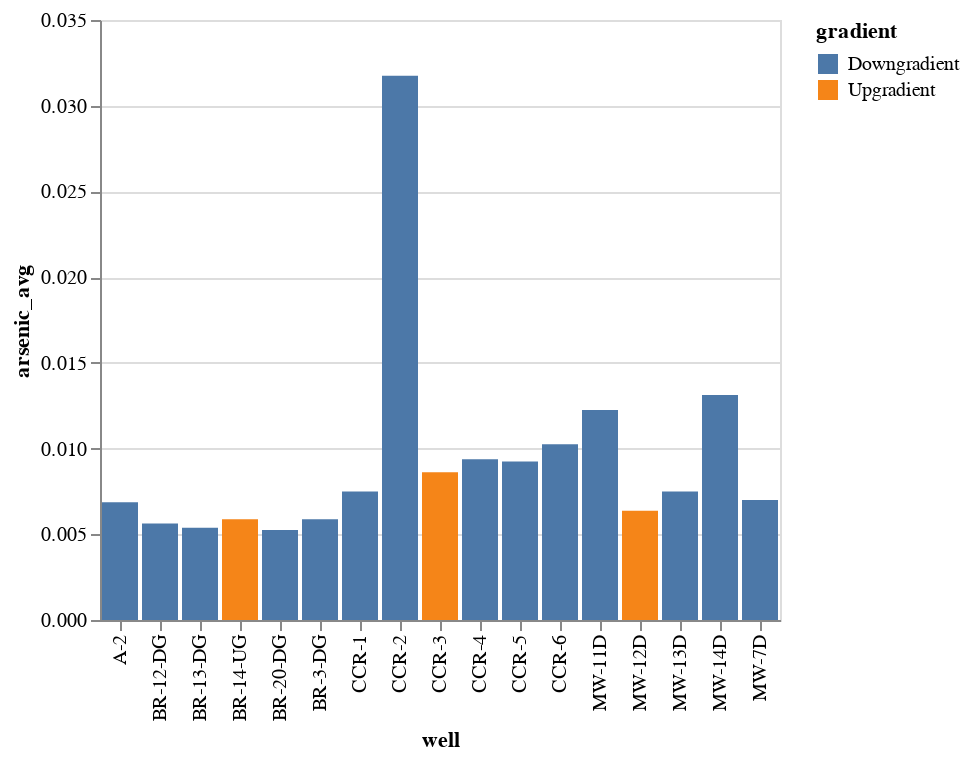

Notebook cell for this chart:
### Code cell
alt.Chart(df1).mark_bar().encode(x='well', y='arsenic_avg', color='gradient')

### Figure 1 — Vega-Lite specification as saved in the notebook (floating-point values rounded to 4 significant figures)
{"config": {"view": {"continuousWidth": 400, "continuousHeight": 300}}, "data": {"name": "data-0c73fe16c25468b6b357850402150286"}, "mark": "bar", "encoding": {"color": {"type": "nominal", "field": "gradient"}, "x": {"type": "nominal", "field": "well"}, "y": {"type": "quantitative", "field": "arsenic_avg"}}, "$schema": "https://vega.github.io/schema/vega-lite/v4.8.1.json", "datasets": {"data-0c73fe16c25468b6b357850402150286": [{"mercury_avg": 5.625e-07, "antimony_avg": 0.0457, "lead_avg": 0.005125, "arsenic_avg": 0.005875, "chromium_avg": 0.005, "thallium_avg": 0.007925, "barium_avg": 0.03875, "boron_avg": 0.09356, "radium_avg": 0.6913, "fluoride_avg": 0.2278, "chloride_avg": 57.78, "pH_avg": 7.119, "calcium_avg": 126.3, "sulfate_avg": 155.1, "TDS_avg": 606.1, "beryllium_avg": 0.00475, "cadmium_avg": 0.005, "selenium_avg": 0.005, "molybdenum_avg": 0.01, "cobalt_avg": 0.05, "lithium_avg": 0.05, "gradient": "Downgradient", "site": "Dunkirk Generating Station", "disposal": "Dunkirk Landfill", "well": "BR-3-DG"}, {"mercury_avg": 5.625e-07, "antimony_avg": 0.04584, "lead_avg": 0.005, "arsenic_avg": 0.005625, "chromium_avg": 0.01, "thallium_avg": 0.008175, "barium_avg": 0.0675, "boron_avg": 0.1368, "radium_avg": 0.58, "fluoride_avg": 0.2933, "chloride_avg": 320.6, "pH_avg": 6.979, "calcium_avg": 187.7, "sulfate_avg": 102.0, "TDS_avg": 1026.0, "beryllium_avg": 0.00475, "cadmium_avg": 0.005, "selenium_avg": 0.005, "molybdenum_avg": 0.01, "cobalt_avg": 0.05, "lithium_avg": 0.05, "gradient": "Downgradient", "site": "Dunkirk Generating Station", "disposal": "Dunkirk Landfill", "well": "BR-12-DG"}, {"mercury_avg": 5.625e-07, "antimony_avg": 0.04556, "lead_avg": 0.005, "arsenic_avg": 0.005375, "chromium_avg": 0.005, "thallium_avg": 0.007925, "barium_avg": 0.07375, "boron_avg": 0.1961, "radium_avg": 0.465, "fluoride_avg": 0.2011, "chloride_avg": 7.911, "pH_avg": 7.136, "calcium_avg": 105.0, "sulfate_avg": 102.9, "TDS_avg": 554.4, "beryllium_avg": 0.00475, "cadmium_avg": 0.005, "selenium_avg": 0.005, "molybdenum_avg": 0.01, "cobalt_avg": 0.05, "lithium_avg": 0.05, "gradient": "Downgradient", "site": "Dunkirk Generating Station", "disposal": "Dunkirk Landfill", "well": "BR-13-DG"}, {"mercury_avg": 5.625e-07, "antimony_avg": 0.04544, "lead_avg": 0.005, "arsenic_avg": 0.005875, "chromium_avg": 0.005, "thallium_avg": 0.007675, "barium_avg": 0.1663, "boron_avg": 0.1784, "radium_avg": 0.4875, "fluoride_avg": 0.2033, "chloride_avg": 3.667, "pH_avg": 7.083, "calcium_avg": 95.22, "sulfate_avg": 108.7, "TDS_avg": 477.2, "beryllium_avg": 0.00475, "cadmium_avg": 0.005, "selenium_avg": 0.005, "molybdenum_avg": 0.01, "cobalt_avg": 0.05, "lithium_avg": 0.05, "gradient": "Upgradient", "site": "Dunkirk Generating Station", "disposal": "Dunkirk Landfill", "well": "BR-14-UG"}, {"mercury_avg": 5.625e-07, "antimony_avg": 0.04537, "lead_avg": 0.005, "arsenic_avg": 0.00525, "chromium_avg": 0.005125, "thallium_avg": 0.007675, "barium_avg": 1.666, "boron_avg": 1.399, "radium_avg": 1.498, "fluoride_avg": 0.3222, "chloride_avg": 20.09, "pH_avg": 7.573, "calcium_avg": 23.11, "sulfate_avg": 13.56, "TDS_avg": 684.4, "beryllium_avg": 0.00475, "cadmium_avg": 0.005, "selenium_avg": 0.005, "molybdenum_avg": 0.01, "cobalt_avg": 0.05, "lithium_avg": 0.05, "gradient": "Downgradient", "site": "Dunkirk Generating Station", "disposal": "Dunkirk Landfill", "well": "BR-20-DG"}, {"mercury_avg": 6.25e-07, "antimony_avg": 0.04725, "lead_avg": 0.01625, "arsenic_avg": 0.007, "chromium_avg": 0.00625, "thallium_avg": 0.008838, "barium_avg": 0.015, "boron_avg": 1.402, "radium_avg": 0.5875, "fluoride_avg": 0.6211, "chloride_avg": 5.111, "pH_avg": 7.66, "calcium_avg": 571.2, "sulfate_avg": 1780.0, "TDS_avg": 2701.0, "beryllium_avg": 0.004375, "cadmium_avg": 0.005, "selenium_avg": 0.006875, "molybdenum_avg": 0.01375, "cobalt_avg": 0.05, "lithium_avg": 0.0625, "gradient": "Downgradient", "site": "Huntley Generating Station", "disposal": "Huntley Landfill", "well": "MW-7D"}, {"mercury_avg": 7.625e-07, "antimony_avg": 0.0401, "lead_avg": 0.01625, "arsenic_avg": 0.01225, "chromium_avg": 0.007625, "thallium_avg": 0.007925, "barium_avg": 0.03875, "boron_avg": 1.329, "radium_avg": 0.7433, "fluoride_avg": 0.4678, "chloride_avg": 11.56, "pH_avg": 7.487, "calcium_avg": 391.7, "sulfate_avg": 1363.0, "TDS_avg": 2144.0, "beryllium_avg": 0.00425, "cadmium_avg": 0.005, "selenium_avg": 0.00625, "molybdenum_avg": 0.01375, "cobalt_avg": 0.05, "lithium_avg": 0.0625, "gradient": "Downgradient", "site": "Huntley Generating Station", "disposal": "Huntley Landfill", "well": "MW-11D"}, {"mercury_avg": 1.225e-06, "antimony_avg": 0.04081, "lead_avg": 0.01638, "arsenic_avg": 0.006375, "chromium_avg": 0.00625, "thallium_avg": 0.0103, "barium_avg": 0.0625, "boron_avg": 0.6444, "radium_avg": 0.5, "fluoride_avg": 0.5289, "chloride_avg": 3.889, "pH_avg": 7.44, "calcium_avg": 105.8, "sulfate_avg": 161.9, "TDS_avg": 770.7, "beryllium_avg": 0.00425, "cadmium_avg": 0.005, "selenium_avg": 0.00625, "molybdenum_avg": 0.01512, "cobalt_avg": 0.05, "lithium_avg": 0.0625, "gradient": "Upgradient", "site": "Huntley Generating Station", "disposal": "Huntley Landfill", "well": "MW-12D"}, {"mercury_avg": 6.25e-07, "antimony_avg": 0.03984, "lead_avg": 0.01625, "arsenic_avg": 0.0075, "chromium_avg": 0.00625, "thallium_avg": 0.007675, "barium_avg": 0.0125, "boron_avg": 1.858, "radium_avg": 0.9337, "fluoride_avg": 0.5111, "chloride_avg": 37.33, "pH_avg": 7.62, "calcium_avg": 555.6, "sulfate_avg": 1959.0, "TDS_avg": 2911.0, "beryllium_avg": 0.00425, "cadmium_avg": 0.005, "selenium_avg": 0.00625, "molybdenum_avg": 0.01375, "cobalt_avg": 0.05, "lithium_avg": 0.0625, "gradient": "Downgradient", "site": "Huntley Generating Station", "disposal": "Huntley Landfill", "well": "MW-13D"}, {"mercury_avg": 6.25e-07, "antimony_avg": 0.04719, "lead_avg": 0.01625, "arsenic_avg": 0.01312, "chromium_avg": 0.0075, "thallium_avg": 0.008838, "barium_avg": 0.015, "boron_avg": 1.106, "radium_avg": 0.8043, "fluoride_avg": 0.3656, "chloride_avg": 35.89, "pH_avg": 7.68, "calcium_avg": 447.9, "sulfate_avg": 1578.0, "TDS_avg": 2370.0, "beryllium_avg": 0.004375, "cadmium_avg": 0.005, "selenium_avg": 0.006375, "molybdenum_avg": 0.01475, "cobalt_avg": 0.05, "lithium_avg": 0.0625, "gradient": "Downgradient", "site": "Huntley Generating Station", "disposal": "Huntley Landfill", "well": "MW-14D"}, {"mercury_avg": 7.125e-07, "antimony_avg": 0.04575, "lead_avg": 0.03587, "arsenic_avg": 0.0075, "chromium_avg": 0.006625, "thallium_avg": 0.03093, "barium_avg": 0.09375, "boron_avg": 0.2067, "radium_avg": 0.73, "fluoride_avg": 0.1867, "chloride_avg": 46.0, "pH_avg": 8.178, "calcium_avg": 46.11, "sulfate_avg": 39.33, "TDS_avg": 243.4, "beryllium_avg": 0.00425, "cadmium_avg": 0.005, "selenium_avg": 0.008625, "molybdenum_avg": 0.01375, "cobalt_avg": 0.05, "lithium_avg": 0.0625, "gradient": "Downgradient", "site": "Huntley Generating Station", "disposal": "South Settling Pond", "well": "CCR-1"}, {"mercury_avg": 2.225e-06, "antimony_avg": 0.04571, "lead_avg": 0.01938, "arsenic_avg": 0.03175, "chromium_avg": 0.00775, "thallium_avg": 0.007675, "barium_avg": 0.0825, "boron_avg": 6.916, "radium_avg": 0.6867, "fluoride_avg": 0.4233, "chloride_avg": 31.44, "pH_avg": 8.043, "calcium_avg": 172.7, "sulfate_avg": 340.0, "TDS_avg": 816.8, "beryllium_avg": 0.00425, "cadmium_avg": 0.005, "selenium_avg": 0.00625, "molybdenum_avg": 0.01375, "cobalt_avg": 0.05, "lithium_avg": 0.095, "gradient": "Downgradient", "site": "Huntley Generating Station", "disposal": "South Settling Pond", "well": "CCR-2"}, {"mercury_avg": 1.163e-06, "antimony_avg": 0.0472, "lead_avg": 0.017, "arsenic_avg": 0.008625, "chromium_avg": 0.00625, "thallium_avg": 0.0153, "barium_avg": 0.065, "boron_avg": 1.291, "radium_avg": 0.87, "fluoride_avg": 0.2044, "chloride_avg": 219.2, "pH_avg": 6.771, "calcium_avg": 468.9, "sulfate_avg": 751.6, "TDS_avg": 2562.0, "beryllium_avg": 0.00425, "cadmium_avg": 0.005, "selenium_avg": 0.00625, "molybdenum_avg": 0.01375, "cobalt_avg": 0.05, "lithium_avg": 0.0625, "gradient": "Upgradient", "site": "Huntley Generating Station", "disposal": "South Settling Pond", "well": "CCR-3"}, {"mercury_avg": 7.375e-07, "antimony_avg": 0.04625, "lead_avg": 0.01638, "arsenic_avg": 0.009375, "chromium_avg": 0.00625, "thallium_avg": 0.007675, "barium_avg": 0.0125, "boron_avg": 1.567, "radium_avg": 1.095, "fluoride_avg": 0.4944, "chloride_avg": 34.44, "pH_avg": 7.296, "calcium_avg": 610.9, "sulfate_avg": 1832.0, "TDS_avg": 2857.0, "beryllium_avg": 0.00425, "cadmium_avg": 0.005, "selenium_avg": 0.006625, "molybdenum_avg": 0.01387, "cobalt_avg": 0.05, "lithium_avg": 0.0625, "gradient": "Downgradient", "site": "Huntley Generating Station", "disposal": "Huntley Landfill", "well": "CCR-4"}, {"mercury_avg": 6.25e-07, "antimony_avg": 0.04665, "lead_avg": 0.01638, "arsenic_avg": 0.00925, "chromium_avg": 0.00625, "thallium_avg": 0.007675, "barium_avg": 0.015, "boron_avg": 1.398, "radium_avg": 1.444, "fluoride_avg": 0.5189, "chloride_avg": 31.0, "pH_avg": 7.21, "calcium_avg": 620.8, "sulfate_avg": 1810.0, "TDS_avg": 2776.0, "beryllium_avg": 0.00425, "cadmium_avg": 0.005, "selenium_avg": 0.00625, "molybdenum_avg": 0.01375, "cobalt_avg": 0.05, "lithium_avg": 0.0625, "gradient": "Downgradient", "site": "Huntley Generating Station", "disposal": "Huntley Landfill", "well": "CCR-5"}, {"mercury_avg": 6.25e-07, "antimony_avg": 0.04669, "lead_avg": 0.01663, "arsenic_avg": 0.01025, "chromium_avg": 0.00625, "thallium_avg": 0.007675, "barium_avg": 0.0125, "boron_avg": 1.456, "radium_avg": 0.83, "fluoride_avg": 0.4911, "chloride_avg": 28.0, "pH_avg": 7.478, "calcium_avg": 619.2, "sulfate_avg": 1809.0, "TDS_avg": 2806.0, "beryllium_avg": 0.00425, "cadmium_avg": 0.005, "selenium_avg": 0.00625, "molybdenum_avg": 0.01375, "cobalt_avg": 0.05, "lithium_avg": 0.0625, "gradient": "Downgradient", "site": "Huntley Generating Station", "disposal": "Huntley Landfill", "well": "CCR-6"}, {"mercury_avg": 6.25e-07, "antimony_avg": 0.04599, "lead_avg": 0.018, "arsenic_avg": 0.006875, "chromium_avg": 0.006875, "thallium_avg": 0.01105, "barium_avg": 0.04, "boron_avg": 0.7711, "radium_avg": 1.445, "fluoride_avg": 0.35, "chloride_avg": 121.0, "pH_avg": 6.962, "calcium_avg": 618.6, "sulfate_avg": 1608.0, "TDS_avg": 2812.0, "beryllium_avg": 0.00425, "cadmium_avg": 0.005, "selenium_avg": 0.00625, "molybdenum_avg": 0.01375, "cobalt_avg": 0.05, "lithium_avg": 0.06625, "gradient": "Downgradient", "site": "Huntley Generating Station", "disposal": "South Settling Pond", "well": "A-2"}]}}
